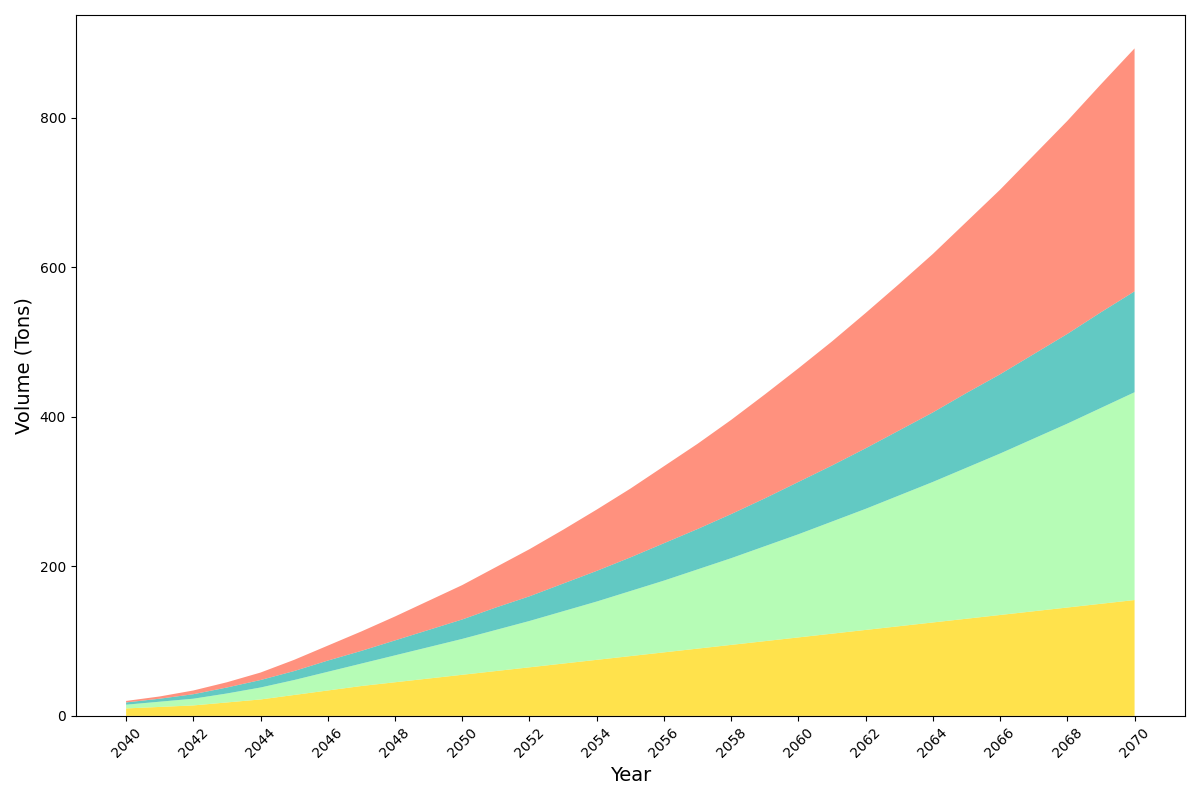

Write the Python code that produced this figure.
import matplotlib.pyplot as plt
import numpy as np

years = np.arange(2040, 2071)

tubers = np.array([10, 12, 14, 18, 22, 28, 34, 40, 45, 50, 55, 60, 65, 70, 75, 80, 85, 90, 95, 100, 105, 110, 115, 120, 125, 130, 135, 140, 145, 150, 155])
legumes = np.array([5, 7, 9, 12, 16, 20, 25, 30, 36, 42, 48, 55, 62, 70, 78, 87, 96, 106, 116, 127, 138, 150, 162, 175, 188, 202, 216, 231, 246, 262, 278])
leafy_greens = np.array([3, 4, 6, 8, 10, 12, 15, 17, 20, 23, 26, 30, 33, 37, 41, 45, 50, 54, 59, 64, 70, 75, 81, 87, 93, 100, 106, 113, 120, 128, 135])
fruits = np.array([2, 3, 5, 7, 10, 15, 20, 26, 32, 39, 46, 54, 63, 72, 82, 92, 103, 114, 126, 139, 152, 166, 181, 196, 212, 229, 247, 266, 285, 305, 325])

fig, ax = plt.subplots(figsize=(12, 8))

ax.stackplot(years, tubers, legumes, leafy_greens, fruits,
             colors=['#FFD700', '#98FB98', '#20B2AA', '#FF6347'], alpha=0.7)

ax.set_xlabel("Year", fontsize=14)
ax.set_ylabel("Volume (Tons)", fontsize=14)

ax.set_xticks(years[::2])
ax.tick_params(axis='x', rotation=45)

plt.tight_layout()
plt.show()
